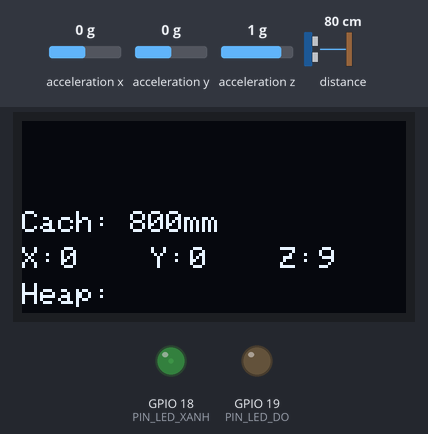
Bench run of a sketch on a simulated ESP32. Parts: 128×64 one-colour display, output pins drawn as LEDs (lit = HIGH). Dashed ring = blinking. The test bench sets the inputs (shaded band); at power-on: acceleration x 0 g, distance to the obstacle 80 cm, acceleration y 0 g, acceleration z 1 g. What the sketch prints to the serial monitor is not drawn.

Above: at 1.2 s.
1.3 s: acceleration x set to -0.5 g
At 1.7 s:
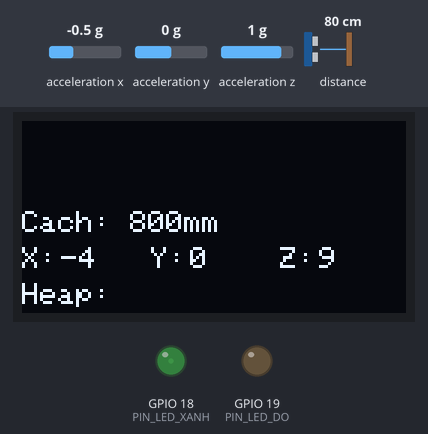
4.3 s: acceleration x set to -0.8 g
At 4.61 s:
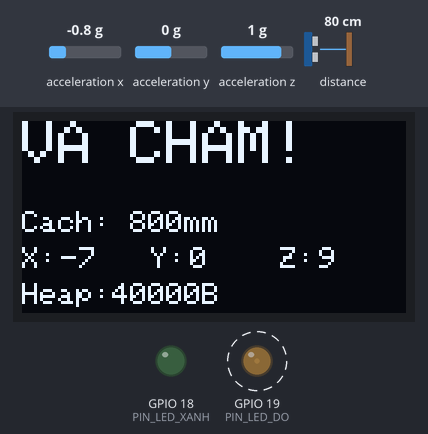
6.2 s: distance to the obstacle set to 250 cm
At 6.43 s:
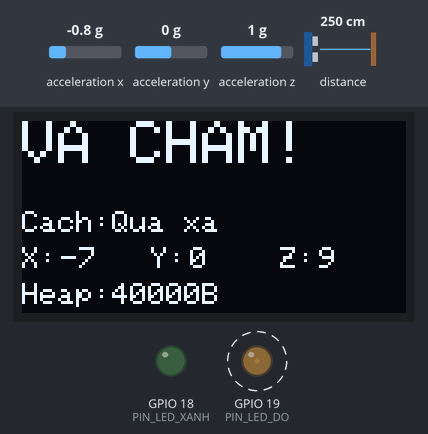
8.0 s: acceleration x set to 0 g
At 8.8 s:
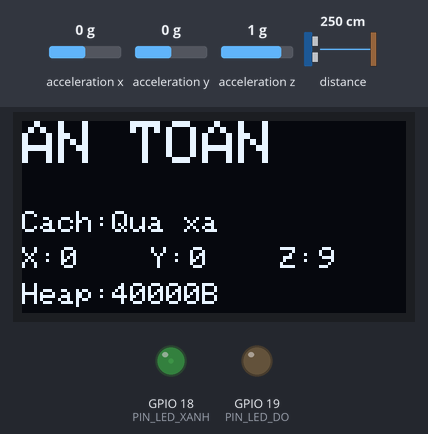
9.6 s: acceleration y set to -0.5 g
At 10.0 s:
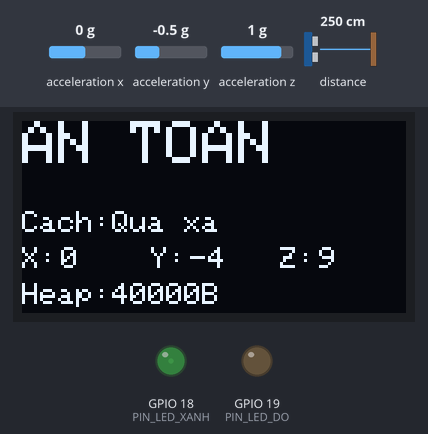
11.1 s: acceleration y set to -0.8 g
At 11.43 s:
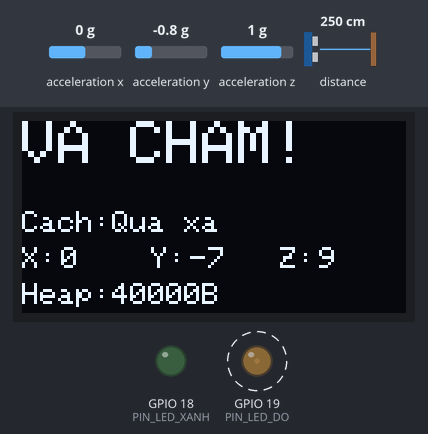
Timing chart, 0 to 13.8 s (numbered marks = the images above; inputs shaded):
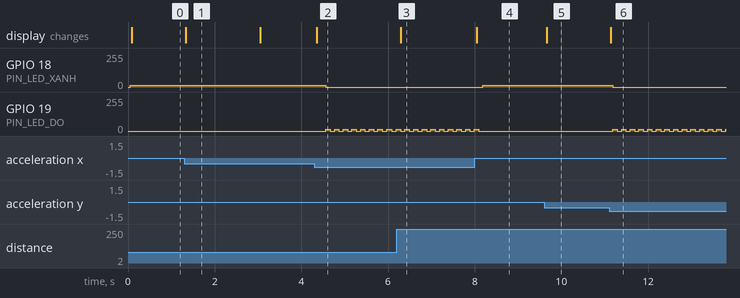

Measured:
- the behaviour switches between -0.6 and -0.7 g on acceleration x (found by bisection; images 1 and 2)
- the behaviour switches between -0.6 and -0.7 g on acceleration y (found by bisection; images 5 and 6)
- after the input at 1.3 s, the display: changes at once (image 1)
- after the input at 4.3 s, GPIO 18 (PIN_LED_XANH): 15/255 → 0/255 after 0.27 s; GPIO 19 (PIN_LED_DO): alternates 15/255 for 0.10 s and 0/255 for 0.10 s, starting after 0.27 s; the display: changes after 0.06 s (image 2)
- after the input at 6.2 s, the display: changes after 0.09 s (image 3)
- after the input at 8.0 s, GPIO 18 (PIN_LED_XANH): 0/255 → 15/255 after 0.19 s; GPIO 19 (PIN_LED_DO): goes on until 8.1 s, then stays 0/255; the display: changes after 0.05 s (image 4)
- after the input at 9.6 s, the display: changes after 0.06 s (image 5)
- after the input at 11.1 s, GPIO 18 (PIN_LED_XANH): 15/255 → 0/255 after 0.09 s; GPIO 19 (PIN_LED_DO): alternates 15/255 for 0.10 s and 0/255 for 0.10 s, starting after 0.09 s; the display: changes at once (image 6)

The sketch:

sketch_apr10a.ino
```cpp
#include <Wire.h>
#include <Adafruit_GFX.h>
#include <Adafruit_SH110X.h>
#include <Adafruit_VL53L0X.h>
#include <Adafruit_Sensor.h>
#include <Adafruit_ADXL345_U.h>

// ==========================================
// CẤU HÌNH HỆ THỐNG - Chỉnh tại đây
// ==========================================
#define PIN_LED_XANH        18
#define PIN_LED_DO          19
#define DO_SANG             15        // PWM 0-255

#define NGUONG_KHOANG_CACH  150       // mm - < giá trị này = nguy hiểm
#define NGUONG_GIA_TOC      5.0f      // m/s² - > giá trị này = xóc mạnh
#define KHOANG_CACH_TOI_DA  1200      // mm - > giá trị này hiển thị "Qua xa"

#define CHU_KY_CAM_BIEN_MS  25        // 40Hz - phản hồi nhanh
#define CHU_KY_NHAY_MS      100       // Nhấp nháy khi nguy hiểm
#define CHU_KY_GIAM_SAT_MS  3000

#define I2C_SDA             21
#define I2C_SCL             22
#define I2C_TOC_DO          400000UL  // 400kHz Fast Mode

// ==========================================
// KHAI BÁO PHẦN CỨNG
// ==========================================
Adafruit_SH1106G display(128, 64, &Wire, -1);
Adafruit_VL53L0X  lox;
Adafruit_ADXL345_Unified accel(12345);

// ==========================================
// CẤU TRÚC DỮ LIỆU
// ==========================================
struct DuLieuCamBien {
  uint16_t khoangCach;
  int8_t   giaTocX;   // Làm tròn 1 chữ số để so sánh dirty check
  int8_t   giaTocY;
  int8_t   giaTocZ;
  bool     nguyHiem;
};

// ==========================================
// BIẾN ĐỒNG BỘ
// ==========================================
SemaphoreHandle_t mutexI2C   = nullptr;  // Bảo vệ bus I2C dùng chung
QueueHandle_t     hopThu     = nullptr;  // Queue 1 slot - luôn lấy frame mới nhất

volatile bool     canhBaoNguyHiem = false;

// Watchdog counters
volatile uint32_t nhipCamBien = 0;
volatile uint32_t nhipOLED    = 0;
volatile uint32_t nhipLED     = 0;

TaskHandle_t handleCamBien = nullptr;
TaskHandle_t handleOLED    = nullptr;
TaskHandle_t handleLED     = nullptr;

// ==========================================
// TIỆN ÍCH: In chuỗi cố định chiều dài
// Tránh ký tự thừa từ lần in trước
// ==========================================
static void printFixed(const char* str, uint8_t width) {
  uint8_t len = strlen(str);
  display.print(str);
  for (uint8_t i = len; i < width; i++) display.print(' ');
}

// ==========================================
// TASK 1: ĐỌC CẢM BIẾN - Core 0, Priority 3
// ==========================================
void TaskDocCamBien(void* pv) {
  DuLieuCamBien duLieu = {};
  VL53L0X_RangingMeasurementData_t measure;
  sensors_event_t event;

  for (;;) {
    // Lấy mutex trước khi dùng I2C
    xSemaphoreTake(mutexI2C, portMAX_DELAY);

    lox.rangingTest(&measure, false);
    accel.getEvent(&event);

    xSemaphoreGive(mutexI2C);

    // Xử lý dữ liệu SAU KHI trả mutex (không chiếm bus)
    duLieu.khoangCach = (measure.RangeStatus != 4)
                        ? measure.RangeMilliMeter
                        : 9999;

    duLieu.giaTocX = (int8_t)event.acceleration.x;
    duLieu.giaTocY = (int8_t)event.acceleration.y;
    duLieu.giaTocZ = (int8_t)event.acceleration.z;

    duLieu.nguyHiem = (duLieu.khoangCach < NGUONG_KHOANG_CACH)
                   || (abs(duLieu.giaTocX) > (int8_t)NGUONG_GIA_TOC)
                   || (abs(duLieu.giaTocY) > (int8_t)NGUONG_GIA_TOC);

    canhBaoNguyHiem = duLieu.nguyHiem;

    // Overwrite nếu queue đầy - OLED luôn nhận frame mới nhất
    xQueueOverwrite(hopThu, &duLieu);

    nhipCamBien++;
    vTaskDelay(pdMS_TO_TICKS(CHU_KY_CAM_BIEN_MS));
  }
}

// ==========================================
// TASK 2: OLED - Core 1, Priority 2
// Chỉ vẽ lại khi dữ liệu thay đổi
// ==========================================
void TaskHienThiOLED(void* pv) {
  DuLieuCamBien cur  = {};
  DuLieuCamBien prev = {9998, 0, 0, 0, false}; // Khác cur để vẽ lần đầu

  // Khung tĩnh - vẽ 1 lần, không bao giờ xóa
  display.clearDisplay();
  display.setTextColor(SH110X_WHITE);
  display.setTextSize(1);
  display.setCursor(0, 30);  display.print("Cach:");
  display.setCursor(0, 42);  display.print("X:");
  display.setCursor(43, 42); display.print("Y:");
  display.setCursor(86, 42); display.print("Z:");
  display.setCursor(0, 54);  display.print("Heap:");
  display.display();

  char buf[16];

  for (;;) {
    if (xQueueReceive(hopThu, &cur, pdMS_TO_TICKS(200)) != pdPASS) continue;

    bool dirty = false;

    // --- Trạng thái (dòng lớn) ---
    if (cur.nguyHiem != prev.nguyHiem) {
      xSemaphoreTake(mutexI2C, portMAX_DELAY);
      display.setTextSize(2);
      display.setTextColor(SH110X_WHITE, SH110X_BLACK);
      display.setCursor(0, 0);
      display.print(cur.nguyHiem ? "VA CHAM! " : "AN TOAN  ");
      xSemaphoreGive(mutexI2C);
      dirty = true;
    }

    // --- Khoảng cách ---
    if (cur.khoangCach != prev.khoangCach) {
      xSemaphoreTake(mutexI2C, portMAX_DELAY);
      display.setTextSize(1);
      display.setTextColor(SH110X_WHITE, SH110X_BLACK);
      display.setCursor(30, 30);
      if (cur.khoangCach > KHOANG_CACH_TOI_DA) {
        printFixed("Qua xa   ", 9);
      } else {
        snprintf(buf, sizeof(buf), "%4dmm", cur.khoangCach);
        display.print(buf);
      }
      xSemaphoreGive(mutexI2C);
      dirty = true;
    }

    // --- Gia tốc ---
    if (cur.giaTocX != prev.giaTocX || cur.giaTocY != prev.giaTocY || cur.giaTocZ != prev.giaTocZ) {
      xSemaphoreTake(mutexI2C, portMAX_DELAY);
      display.setTextSize(1);
      display.setTextColor(SH110X_WHITE, SH110X_BLACK);

      display.setCursor(13, 42);
      snprintf(buf, sizeof(buf), "%-4d", cur.giaTocX); display.print(buf);

      display.setCursor(56, 42);
      snprintf(buf, sizeof(buf), "%-4d", cur.giaTocY); display.print(buf);

      display.setCursor(99, 42);
      snprintf(buf, sizeof(buf), "%-4d", cur.giaTocZ); display.print(buf);

      xSemaphoreGive(mutexI2C);
      dirty = true;
    }

    // --- Heap (cập nhật mỗi 3 giây, không cần dirty check) ---
    static uint32_t tLanCuoiHeap = 0;
    uint32_t now = xTaskGetTickCount() * portTICK_PERIOD_MS;
    if (now - tLanCuoiHeap > 3000) {
      xSemaphoreTake(mutexI2C, portMAX_DELAY);
      display.setTextSize(1);
      display.setTextColor(SH110X_WHITE, SH110X_BLACK);
      display.setCursor(30, 54);
      snprintf(buf, sizeof(buf), "%5uB", (uint16_t)xPortGetFreeHeapSize());
      display.print(buf);
      xSemaphoreGive(mutexI2C);
      tLanCuoiHeap = now;
      dirty = true;
    }

    // Chỉ gọi display() khi có thứ thay đổi
    if (dirty) {
      xSemaphoreTake(mutexI2C, portMAX_DELAY);
      display.display();
      xSemaphoreGive(mutexI2C);
      nhipOLED++;
    }

    prev = cur;
  }
}

// ==========================================
// TASK 3: LED - Core 1, Priority 1
// ==========================================
void TaskDieuKhienLED(void* pv) {
  for (;;) {
    if (canhBaoNguyHiem) {
      analogWrite(PIN_LED_XANH, 0);
      analogWrite(PIN_LED_DO, DO_SANG);
      vTaskDelay(pdMS_TO_TICKS(CHU_KY_NHAY_MS));
      analogWrite(PIN_LED_DO, 0);
      vTaskDelay(pdMS_TO_TICKS(CHU_KY_NHAY_MS));
    } else {
      analogWrite(PIN_LED_XANH, DO_SANG);
      analogWrite(PIN_LED_DO, 0);
      vTaskDelay(pdMS_TO_TICKS(500));
    }
    nhipLED++;
  }
}

// ==========================================
// TASK 4: GIÁM SÁT (Watchdog) - Core 1, Priority 3
// ==========================================
void TaskGiamSat(void* pv) {
  uint32_t prevCamBien = 0, prevOLED = 0, prevLED = 0;

  for (;;) {
    vTaskDelay(pdMS_TO_TICKS(CHU_KY_GIAM_SAT_MS));

    Serial.printf("\n[GIAM SAT] Heap: %u bytes\n", xPortGetFreeHeapSize());
    Serial.printf("  CamBien : %s\n", (nhipCamBien != prevCamBien) ? "OK" : "!!! TREO !!!");
    Serial.printf("  OLED    : %s\n", (nhipOLED    != prevOLED)    ? "OK" : "Cho du lieu");
    Serial.printf("  LED     : %s\n", (nhipLED     != prevLED)     ? "OK" : "!!! TREO !!!");

    // Stack watermark - phát hiện sớm tràn stack
    Serial.printf("  Stack CamBien: %u words free\n", uxTaskGetStackHighWaterMark(handleCamBien));
    Serial.printf("  Stack OLED   : %u words free\n", uxTaskGetStackHighWaterMark(handleOLED));
    Serial.printf("  Stack LED    : %u words free\n", uxTaskGetStackHighWaterMark(handleLED));

    prevCamBien = nhipCamBien;
    prevOLED    = nhipOLED;
    prevLED     = nhipLED;
  }
}

// ==========================================
// SETUP
// ==========================================
void setup() {
  Serial.begin(115200);

  Wire.begin(I2C_SDA, I2C_SCL);
  Wire.setClock(I2C_TOC_DO);

  // Khởi tạo I2C Mutex trước khi dùng bất kỳ thiết bị nào
  mutexI2C = xSemaphoreCreateMutex();
  if (!mutexI2C) { Serial.println("Loi tao Mutex!"); while (1); }

  if (!display.begin(0x3C, true)) { Serial.println("Loi OLED!"); while (1); }
  if (!lox.begin())               { Serial.println("Loi VL53L0X!"); while (1); }
  if (!accel.begin())             { Serial.println("Loi ADXL345!"); while (1); }

  // Tăng tốc độ đo VL53L0X (giảm timing budget = phản hồi nhanh hơn, ít chính xác hơn)
  lox.setMeasurementTimingBudgetMicroSeconds(20000); // 20ms (mặc định 33ms)

  // Giảm độ nhạy nhiễu ADXL345
  accel.setRange(ADXL345_RANGE_4_G);
  accel.setDataRate(ADXL345_DATARATE_100_HZ);

  pinMode(PIN_LED_XANH, OUTPUT);
  pinMode(PIN_LED_DO, OUTPUT);

  // Queue 1 slot với xQueueOverwrite - không bao giờ đọc frame cũ
  hopThu = xQueueCreate(1, sizeof(DuLieuCamBien));
  if (!hopThu) { Serial.println("Loi tao Queue!"); while (1); }

  // Core 0: Cảm biến (tách biệt hoàn toàn khỏi display)
  xTaskCreatePinnedToCore(TaskDocCamBien, "CamBien", 4096, nullptr, 3, &handleCamBien, 0);

  // Core 1: Display + LED + Giám sát
  xTaskCreatePinnedToCore(TaskHienThiOLED, "OLED",    4096, nullptr, 2, &handleOLED,    1);
  xTaskCreatePinnedToCore(TaskDieuKhienLED,"LED",     2048, nullptr, 1, &handleLED,     1);
  xTaskCreatePinnedToCore(TaskGiamSat,    "GiamSat",  2048, nullptr, 3, nullptr,        1);

  Serial.println("He thong khoi dong thanh cong!");
}

void loop() {
  vTaskDelay(portMAX_DELAY); // FreeRTOS quản lý hoàn toàn
}
```
